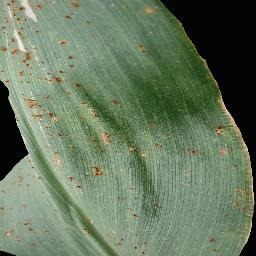
#> input picture frontend/assets/crops/maize.jpg, 256 x 256 px; its folder holds only this picture in this run
$ python bootstrap_severity_masks.py ../frontend/assets/crops
#> lines starting #> are read from the running program, lines starting #| are printed output that depends on the picture; after the words box and inside, x2 and y2 are one past the last pixel; in counts of white or black regions, pixels touching at a corner belong together
#> in bootstrap, bgr is the input picture: shape (256, 256, 3); mean B, G, R 96.2, 121, 103.8
### backend/app/services/severity.py
"""Leaf-masked lesion segmentation and configurable severity estimation."""

from __future__ import annotations

import base64
import json
from functools import lru_cache
from pathlib import Path
from typing import Any

import cv2
import numpy as np

DEFAULT_BANDS: dict[str, dict[str, float]] = {
    "default": {"mild_max": 5.0, "moderate_max": 25.0},
}


# [19 lines left out: function load_severity_bands, not called in this run]


def _largest_component(mask: np.ndarray) -> np.ndarray:
    count, labels, stats, _ = cv2.connectedComponentsWithStats(
        mask.astype(np.uint8), connectivity=8
    )
    if count <= 1:
        return np.zeros_like(mask, dtype=np.uint8)
    component = 1 + int(np.argmax(stats[1:, cv2.CC_STAT_AREA]))
    return (labels == component).astype(np.uint8) * 255


def segment_leaf(rgb: np.ndarray, iterations: int = 3) -> tuple[np.ndarray, float]:
    """Segment the main leaf with Lab seed colors and GrabCut refinement."""
#> called with iterations = 3
    if rgb.ndim != 3 or rgb.shape[2] != 3 or min(rgb.shape[:2]) < 16:
        raise ValueError("Expected an RGB image at least 16x16 pixels")
    image = cv2.cvtColor(rgb, cv2.COLOR_RGB2BGR)
    lab = cv2.cvtColor(image, cv2.COLOR_BGR2LAB)
#> lab: shape (256, 256, 3); mean of channels 0, 1, 2 122.9, 117, 139.4
    lightness, a_channel, b_channel = cv2.split(lab)
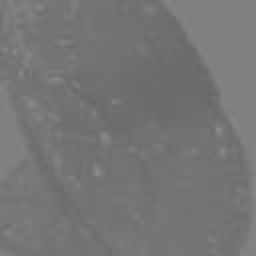
#> a_channel: shape (256, 256); min 103, max 144, mean 117
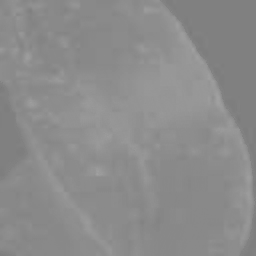
#> b_channel: shape (256, 256); min 121, max 160, mean 139.4
    seed = ((a_channel < 143) & (b_channel > 95) & (lightness > 20)).astype(
        np.uint8
    ) * 255
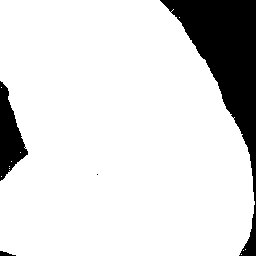
#> seed: shape (256, 256); 86.2% white; 4 black regions (1 under 20 px), largest, box (x1, y1, x2, y2) and area: (160, 0, 256, 256) 7500, (0, 81, 28, 181) 1480, (0, 251, 16, 256) 47
    seed = np.asarray(
        cv2.morphologyEx(seed, cv2.MORPH_CLOSE, np.ones((9, 9), np.uint8))
    )
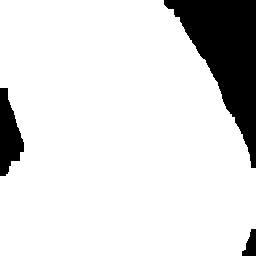
#> seed: shape (256, 256); 86.9% white; 3 black regions, box (x1, y1, x2, y2) and area: (164, 0, 256, 168) 7017, (0, 88, 24, 176) 1330, (242, 229, 256, 256) 245
    seed = _largest_component(seed)
#> in _largest_component, `count, labels, stats, _ = cv2.connectedComponentsWithStats( mask.astyp..`: count = 2; stats = [[0, 0, 256, 256, 8592], [0, 0, 256, 256, 56944]]
#> in _largest_component, `component = 1 + int(np.argmax(stats[1:, cv2.CC_STAT_AREA]))`: component = 1
    height, width = seed.shape
#> height = 256; width = 256
    area_fraction = cv2.countNonZero(seed) / float(height * width)
#> area_fraction = 0.869
    if area_fraction < 0.015:
        # GrabCut rectangle fallback supports leaves with little green tissue.
        gc_mask = np.full((height, width), cv2.GC_PR_BGD, dtype=np.uint8)
        rect = (
            max(1, width // 20),
            max(1, height // 20),
            max(1, width * 9 // 10),
            max(1, height * 9 // 10),
        )
        bgd_model = np.zeros((1, 65), np.float64)
        fgd_model = np.zeros((1, 65), np.float64)
        try:
            cv2.grabCut(
                image,
                gc_mask,
                rect,
                bgd_model,
                fgd_model,
                iterations,
                cv2.GC_INIT_WITH_RECT,
            )
            leaf = np.where(
                (gc_mask == cv2.GC_FGD) | (gc_mask == cv2.GC_PR_FGD), 255, 0
            ).astype(np.uint8)
            leaf = _largest_component(leaf)
            confidence = 0.35
        except cv2.error:
            leaf, confidence = seed.astype(np.uint8), 0.15
    else:
        gc_mask = np.full((height, width), cv2.GC_PR_BGD, dtype=np.uint8)
        expanded = cv2.dilate(seed, np.ones((19, 19), np.uint8))
#> expanded: shape (256, 256); 92.2% white; 3 black regions (1 under 20 px), largest, box (x1, y1, x2, y2) and area: (183, 0, 256, 136) 4826, (0, 111, 12, 157) 305
        gc_mask[expanded > 0] = cv2.GC_PR_FGD
        sure_foreground = cv2.erode(seed, np.ones((7, 7), np.uint8))
#> sure_foreground: shape (256, 256); 84.8% white; 3 black regions, box (x1, y1, x2, y2) and area: (161, 0, 256, 171) 7806, (0, 85, 27, 179) 1756, (239, 226, 256, 256) 377
        gc_mask[sure_foreground > 0] = cv2.GC_FGD
        border = max(1, min(height, width) // 100)
#> border = 2
        gc_mask[:border] = cv2.GC_BGD
        gc_mask[-border:] = cv2.GC_BGD
        gc_mask[:, :border] = cv2.GC_BGD
        gc_mask[:, -border:] = cv2.GC_BGD
        bgd_model = np.zeros((1, 65), np.float64)
        fgd_model = np.zeros((1, 65), np.float64)
        try:
            cv2.grabCut(
                image,
                gc_mask,
                None,
                bgd_model,
                fgd_model,
                iterations,
                cv2.GC_INIT_WITH_MASK,
            )  # type: ignore[call-overload]
            leaf = np.where(
                (gc_mask == cv2.GC_FGD) | (gc_mask == cv2.GC_PR_FGD), 255, 0
            ).astype(np.uint8)
            leaf = _largest_component(leaf)
            leaf_fraction = cv2.countNonZero(leaf) / float(height * width)
#> leaf_fraction = 0.846
#> leaf: shape (256, 256); 84.6% white; 1 black region, box (x1, y1, x2, y2) and area: (0, 0, 256, 256) 10099
            confidence = 0.85 if 0.03 <= leaf_fraction <= 0.95 else 0.45
#> confidence = 0.85
#> in bootstrap, `leaf_mask, _ = segment_leaf(rgb)`: leaf_mask: shape (256, 256); 86.5% white; 3 black regions, box (x1, y1, x2, y2) and area: (163, 0, 256, 171) 7111, (0, 85, 26, 179) 1462, (241, 226, 256, 256) 281
        except cv2.error:
            leaf, confidence = seed.astype(np.uint8), 0.35
    leaf = np.asarray(
        cv2.morphologyEx(leaf, cv2.MORPH_CLOSE, np.ones((7, 7), np.uint8))
    )
    return leaf, confidence


def _remove_highlights_and_veins(lab: np.ndarray, leaf_mask: np.ndarray) -> np.ndarray:
    lightness, a_channel, b_channel = cv2.split(lab)
    chroma = cv2.absdiff(a_channel, np.full_like(a_channel, 128)) + cv2.absdiff(
        b_channel, np.full_like(b_channel, 128)
    )
    highlights = (lightness > 242) & (chroma < 34)
#> highlights: shape (256, 256) bool; 0.01% white in thin lines or dots, all inside (x1, y1, x2, y2) = (19, 42, 60, 162)
    kernel_size = max(9, (min(lab.shape[:2]) // 24) | 1)
#> kernel_size = 11
    kernel = cv2.getStructuringElement(cv2.MORPH_ELLIPSE, (kernel_size, kernel_size))
    whitehat = cv2.morphologyEx(lightness, cv2.MORPH_TOPHAT, kernel)
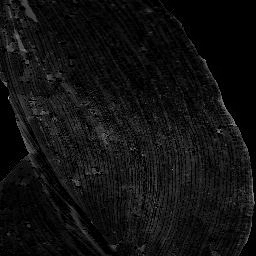
#> whitehat: shape (256, 256); min 0, max 183, mean 17
    vein_like = (whitehat > 22) & (lightness > 120) & (a_channel < 145)
#> vein_like: shape (256, 256) bool; 27.5% white in thin lines or dots
    return np.where((leaf_mask > 0) & ~highlights & ~vein_like, 255, 0).astype(np.uint8)
#> returned value: shape (256, 256); 59% white; 704 black regions (686 under 20 px), largest, box (x1, y1, x2, y2) and area: (0, 0, 256, 256) 23984, (65, 201, 109, 256) 298, (19, 0, 41, 25) 173


def _lab_lesion_probabilities(
    rgb: np.ndarray, leaf_mask: np.ndarray
) -> tuple[np.ndarray, np.ndarray]:
    lab = cv2.cvtColor(rgb, cv2.COLOR_RGB2LAB)
    valid = _remove_highlights_and_veins(lab, leaf_mask) > 0
    lightness, a_channel, b_channel = cv2.split(lab)
    # Brown necrosis plus dark, locally anomalous tissue. Keep the rule conservative;
    # color-only output is explicitly marked as a lower-confidence fallback.
    brown = (a_channel > 137) & (b_channel > 130) & (lightness < 220)
#> brown: shape (256, 256) bool; 0.02% white in thin lines or dots, all inside (x1, y1, x2, y2) = (96, 128, 220, 175)
    local_background = cv2.GaussianBlur(lightness, (0, 0), sigmaX=9)
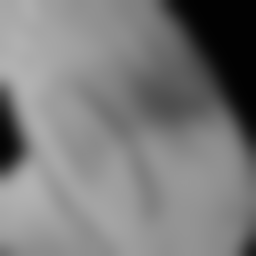
#> local_background: shape (256, 256); min 2, max 178, mean 123.1
    dark_spot = (
        local_background.astype(np.int16) - lightness.astype(np.int16) > 24
    ) & (a_channel > 128)
#> dark_spot: shape (256, 256) bool; 1.3% white in thin lines or dots
    lesion = np.where(valid & (brown | dark_spot), 255, 0).astype(np.uint8)
#> lesion: shape (256, 256); 0.33% white in thin lines or dots
    lesion = np.asarray(
        cv2.morphologyEx(lesion, cv2.MORPH_OPEN, np.ones((3, 3), np.uint8))
    )
#> lesion: shape (256, 256); 0.11% white; 6 white regions (5 under 20 px), largest, box (x1, y1, x2, y2) and area: (254, 191, 256, 201) 20
    # Sensitivity mask widens the color rule to estimate threshold uncertainty.
    relaxed_brown = (a_channel > 132) & (b_channel > 125) & (lightness < 230)
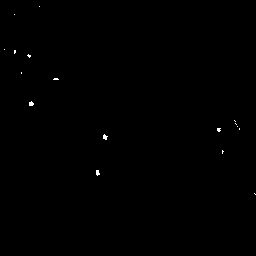
#> relaxed_brown: shape (256, 256) bool; 0.17% white in thin lines or dots, all inside (x1, y1, x2, y2) = (4, 6, 256, 195)
    relaxed = np.where(valid & (relaxed_brown | dark_spot), 255, 0).astype(np.uint8)
#> relaxed: shape (256, 256); 0.35% white in thin lines or dots
    return lesion, relaxed


# [14 lines left out: function _model_lesion_mask, not called in this run]


def _encode_png(image: np.ndarray) -> str:
    ok, raw = cv2.imencode(".png", image)
    return base64.b64encode(raw).decode("ascii") if ok else ""


# [76 lines left out: functions has_conflicting_signals, estimate_severity, not called in this run]

### scripts/bootstrap_severity_masks.py
"""Create reviewable pseudo lesion masks from Lab/texture rules and leaf GrabCut."""

from __future__ import annotations

import argparse
import csv
import sys
from pathlib import Path

import cv2

ROOT = Path(__file__).resolve().parents[1]
sys.path.insert(0, str(ROOT))

from backend.app.services.severity import _lab_lesion_probabilities, segment_leaf  # noqa: E402


def bootstrap(source: Path, output: Path, manifest: Path) -> int:
    image_paths = sorted(
        path for path in source.rglob("*") if path.suffix.lower() in {".jpg", ".jpeg", ".png", ".webp"}
    )
    output.mkdir(parents=True, exist_ok=True)
    manifest.parent.mkdir(parents=True, exist_ok=True)
    count = 0
    with manifest.open("w", newline="", encoding="utf-8") as stream:
        writer = csv.DictWriter(
            stream,
            fieldnames=["image_path", "leaf_mask_path", "lesion_mask_path", "review_status"],
        )
        writer.writeheader()
        for index, image_path in enumerate(image_paths):
            bgr = cv2.imread(str(image_path))
            if bgr is None:
                continue
            rgb = cv2.cvtColor(bgr, cv2.COLOR_BGR2RGB)
            leaf_mask, _ = segment_leaf(rgb)
            lesion_mask, _ = _lab_lesion_probabilities(rgb, leaf_mask)
            leaf_path = output / f"{index:06d}_leaf.png"
            lesion_path = output / f"{index:06d}_lesion.png"
            cv2.imwrite(str(leaf_path), leaf_mask)
            cv2.imwrite(str(lesion_path), lesion_mask)
            writer.writerow(
                {
                    "image_path": image_path.resolve(),
                    "leaf_mask_path": leaf_path.resolve(),
                    "lesion_mask_path": lesion_path.resolve(),
                    "review_status": "pseudo_label_requires_manual_correction",
                }
            )
            count += 1
    return count


def main() -> None:
    parser = argparse.ArgumentParser(description=__doc__)
    parser.add_argument("source", type=Path, help="Directory of leaf photos")
    parser.add_argument("--output", type=Path, default=Path("data/severity/pseudo_masks"))
    parser.add_argument("--manifest", type=Path, default=Path("data/severity/annotations.csv"))
    args = parser.parse_args()
    print(f"Wrote {bootstrap(args.source, args.output, args.manifest)} pseudo-mask pairs for manual correction")


if __name__ == "__main__":
    main()

$ run again, on frontend/assets/crops/tomato.jpg
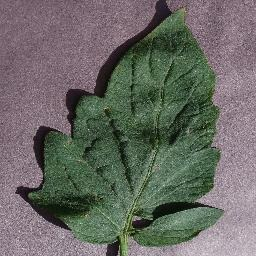
#> input picture frontend/assets/crops/tomato.jpg, 256 x 256 px
#> in bootstrap, bgr is the input picture: shape (256, 256, 3); mean B, G, R 100.1, 105.7, 105.1
#> lab: shape (256, 256, 3); mean of channels 0, 1, 2 112.6, 126.5, 131.5
#> in segment_leaf, `seed = ((a_channel < 143) & (b_channel > 95) & (lightness > 20)).astyp..`:
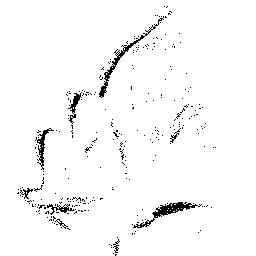
#> seed: shape (256, 256); 97.2% white; black in thin lines or dots, all inside (x1, y1, x2, y2) = (17, 6, 216, 256)
#> labels: shape (256, 256) int32; every value is 1
#> count = 2; stats = [[-1, 2147483647, 0, 0, 0], [0, 0, 256, 256, 65536]]
#> component = 1
#> leaf: shape (256, 256); 96.9% white; 1 black region, box (x1, y1, x2, y2) and area: (0, 0, 256, 256) 2032
#> highlights: shape (256, 256) bool; every value is 0
#> vein_like: shape (256, 256) bool; 38.9% white in thin lines or dots
#> valid: shape (256, 256) bool; 61.1% white; black in thin lines or dots
#> dark_spot: shape (256, 256) bool; 5.6% white; 1107 white regions (1102 under 20 px), largest, box (x1, y1, x2, y2) and area: (66, 0, 171, 134) 1220, (15, 180, 69, 230) 386, (33, 126, 60, 170) 336, (106, 244, 118, 256) 117, (133, 220, 146, 227) 54
#> relaxed_brown: shape (256, 256) bool; 5% white; 54 white regions (36 under 20 px), largest, box (x1, y1, x2, y2) and area: (79, 15, 157, 95) 1556, (44, 94, 73, 134) 538, (170, 0, 193, 33) 144
#> in _lab_lesion_probabilities, `relaxed = np.where(valid & (relaxed_brown | dark_spot), 255, 0).astype..`:
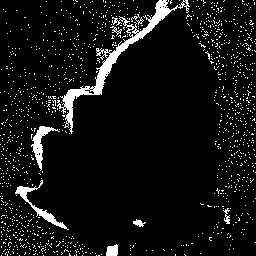
#> relaxed: shape (256, 256); 7.1% white; 1197 white regions (1189 under 20 px), largest, box (x1, y1, x2, y2) and area: (57, 0, 190, 134) 1746, (15, 180, 69, 230) 397, (31, 126, 60, 171) 356

$ run again, on frontend/assets/crops/potato.jpg
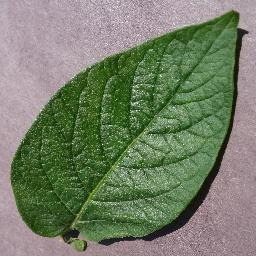
#> input picture frontend/assets/crops/potato.jpg, 256 x 256 px
#> in bootstrap, bgr is the input picture: shape (256, 256, 3); mean B, G, R 103.8, 126.8, 116.8
#> lab: shape (256, 256, 3); mean of channels 0, 1, 2 131.5, 119.8, 139.9
#> in segment_leaf, `seed = ((a_channel < 143) & (b_channel > 95) & (lightness > 20)).astyp..`:
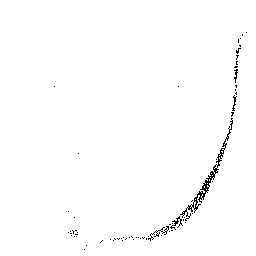
#> seed: shape (256, 256); 98.9% white; black in thin lines or dots, all inside (x1, y1, x2, y2) = (54, 32, 247, 250)
#> labels: shape (256, 256) int32; every value is 1
#> count = 2; stats = [[-1, 2147483647, 0, 0, 0], [0, 0, 256, 256, 65536]]
#> component = 1
#> leaf: shape (256, 256); 96.9% white; 1 black region, box (x1, y1, x2, y2) and area: (0, 0, 256, 256) 2032
#> highlights: shape (256, 256) bool; 0.01% white in thin lines or dots, all inside (x1, y1, x2, y2) = (122, 22, 148, 180)
#> vein_like: shape (256, 256) bool; 28.6% white in thin lines or dots
#> valid: shape (256, 256) bool; 71.4% white; black in thin lines or dots
#> brown: shape (256, 256) bool; 0% white in thin lines or dots, all inside (x1, y1, x2, y2) = (173, 238, 174, 239)
#> dark_spot: shape (256, 256) bool; 1.7% white in thin lines or dots, all inside (x1, y1, x2, y2) = (63, 0, 256, 256)
#> relaxed_brown: shape (256, 256) bool; 26% white; 16 white regions (8 under 20 px), largest, box (x1, y1, x2, y2) and area: (0, 0, 256, 256) 16394, (176, 0, 213, 24) 334, (128, 31, 144, 36) 63
#> in _lab_lesion_probabilities, `relaxed = np.where(valid & (relaxed_brown | dark_spot), 255, 0).astype..`:
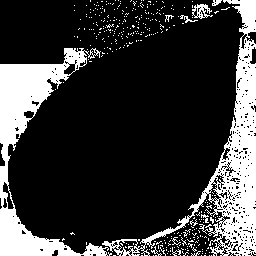
#> relaxed: shape (256, 256); 21.7% white; 346 white regions (335 under 20 px), largest, box (x1, y1, x2, y2) and area: (102, 0, 256, 256) 6947, (0, 48, 109, 256) 6171, (192, 4, 213, 19) 155
